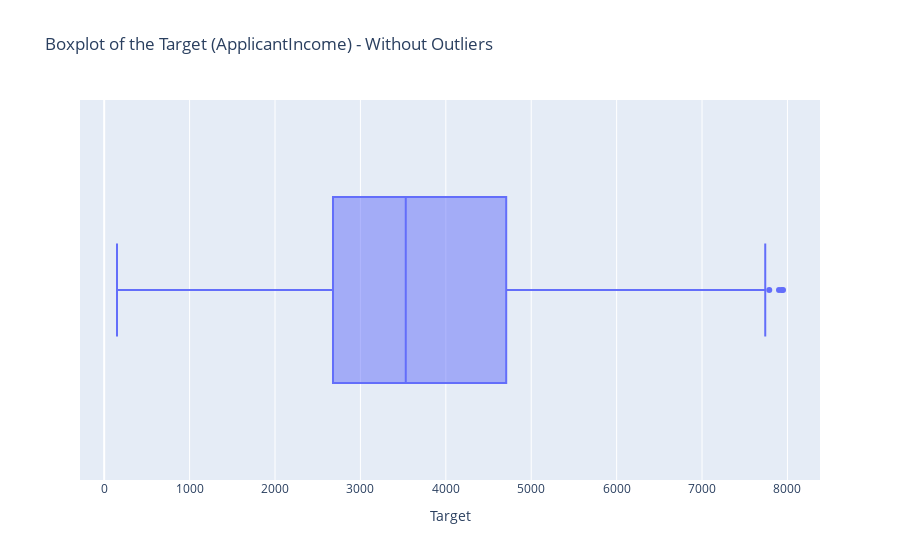

The notebook cell saved with this chart:
### Code cell
mask_price = Amount_df['ApplicantIncome'] < 8_000

fig = px.box(
    data_frame=Amount_df[mask_price], 
    x='ApplicantIncome', 
    orientation='h',
    title='Boxplot of the Target (ApplicantIncome) - Without Outliers'
)

fig.update_layout(xaxis_title='Target')
fig.show()

### Figure 1 — Plotly figure (JSON) as saved in the notebook; plotly's stock layout.template omitted (floating-point values rounded to 4 significant figures; data arrays with more than 128 entries replaced by an {"elided": "..."} marker saying what was removed)
{"data": [{"alignmentgroup": "True", "hovertemplate": "ApplicantIncome=%{x}<extra></extra>", "legendgroup": "", "marker": {"color": "#636efa"}, "name": "", "notched": false, "offsetgroup": "", "orientation": "h", "showlegend": false, "type": "box", "x": {"elided": "522 int values"}, "x0": " ", "xaxis": "x", "y0": " ", "yaxis": "y"}], "layout": {"boxmode": "group", "legend": {"tracegroupgap": 0}, "title": {"text": "Boxplot of the Target (ApplicantIncome) - Without Outliers"}, "xaxis": {"anchor": "y", "domain": [0, 1], "title": {"text": "Target"}}, "yaxis": {"anchor": "x", "domain": [0, 1]}}}
